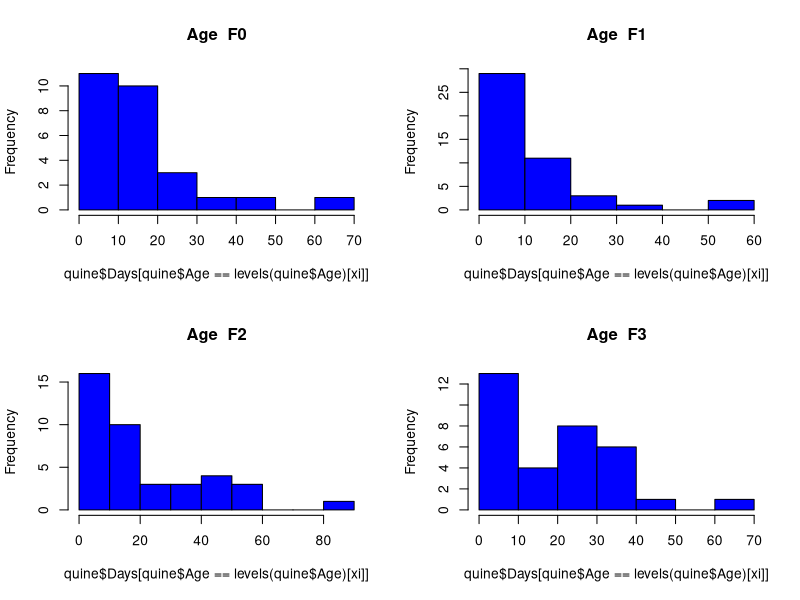
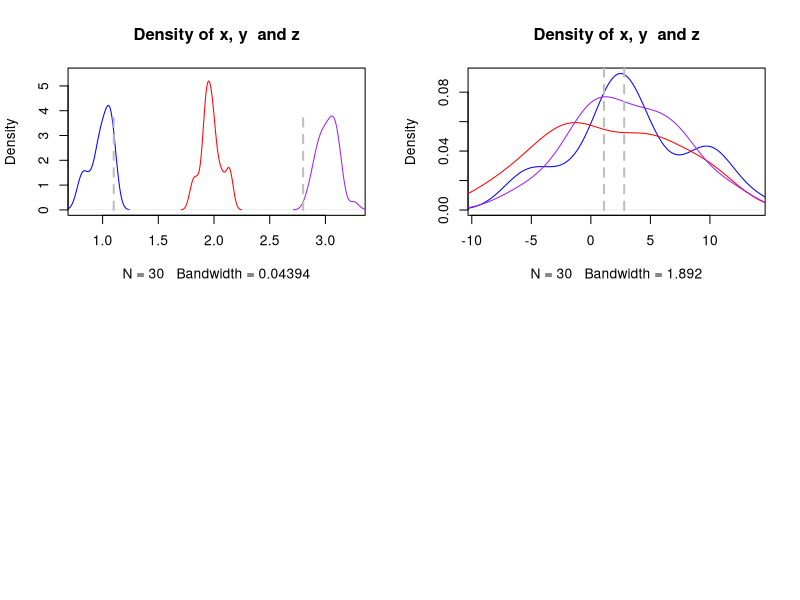
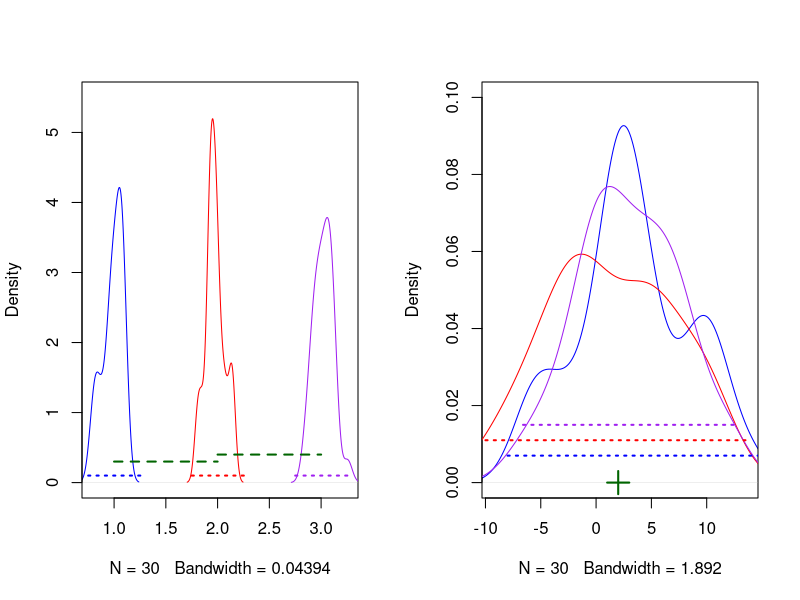

Write R code to recreate these figures, in order. (Note: this script raises an error after producing the figures.)
## ---- chunk 1
library(MASS)
data(quine)
str(quine)
# Examine how many observations you have per age group
table(quine$Age)
# Now display the data for `Days` per age group
par(mfrow = c(2, 2))
for(xi in 1:nlevels(quine$Age)) {
  hist(quine$Days[quine$Age == levels(quine$Age)[ xi]], 
       col = "blue", main = paste("Age ", levels(quine$Age)[ xi]))
}
## ---- chunk 2
set.seed(53412)
ssize <- 30
x <- rnorm(ssize, mean = 1, sd = 0.1)
y <- rnorm(ssize, mean = 2, sd = 0.1)
z <- rnorm(ssize, mean = 3, sd = 0.1)
## ---- chunk 3
mylims <- range(c(x, y, z))
plot(density(x), xlim = mylims, ylim= c(0,5.5), col = "blue", main = "Density of x, y  and z")
lines(density(y), col = "red")
lines(density(z), col = "purple")
segments(1.1, 0, 1.1, 4, lty = "dashed", lwd = 2, col = "gray")
segments(2.8, 0, 2.8, 4, lty = "dashed", lwd = 2, col = "gray")
data1 <- data.frame(x, y, z)
## ---- chunk 4
set.seed(36912)
x <- rnorm(ssize, mean = 1, sd = 5)
y <- rnorm(ssize, mean = 2, sd = 5)
z <- rnorm(ssize, mean = 3, sd = 5)
## ---- chunk 5
mylims <- range(c(x, y, z))
plot(density(x), xlim = mylims, col = "blue", main = "Density of x, y  and z")
lines(density(y), col = "red")
lines(density(z), col = "purple")
segments(1.1, 0, 1.1, 4, lty = "dashed", lwd = 2, col = "gray")
segments(2.8, 0, 2.8, 4, lty = "dashed", lwd = 2, col = "gray")
data2 <- data.frame(x, y, z)
## ---- chunk 6
par(mfrow = c(1, 2))
mydata <- data1
mylims <- range(c(mydata$x, mydata$y, mydata$z))
plot(density(mydata$x), xlim = mylims, ylim = c(0,5.5), col = "blue", main = "")
lines(density(mydata$y), col = "red")
lines(density(mydata$z), col = "purple")
segments(0.75, 0.1, 1.28, 0.1, lty = "dotted", lwd = 2, col = "blue")
segments(1.75, 0.1, 2.28, 0.1, lty = "dotted", lwd = 2, col = "red")
segments(2.75, 0.1, 3.28, 0.1, lty = "dotted", lwd = 2, col = "purple")
segments(1, 0.3, 2, 0.3, lty = "dashed", lwd = 2, col = "darkgreen")
segments(2, 0.4, 3, 0.4, lty = "dashed", lwd = 2, col = "darkgreen")


mydata <- data2
mylims <- range(c(mydata$x, mydata$y, mydata$z))
plot(density(mydata$x), xlim = mylims, col = "blue", main = "", ylim = c(0, 0.1))
lines(density(mydata$y), col = "red")
lines(density(mydata$z), col = "purple")
segments(-8, 0.007, 15, 0.007, lty = "dotted", lwd = 2, col = "blue")
segments(-10, 0.011, 13.5, 0.011, lty = "dotted", lwd = 2, col = "red")
segments(-6.6, 0.015, 12.8, 0.015, lty = "dotted", lwd = 2, col = "purple")
segments(1, 0.00, 3, 0.0, lty = "solid", lwd = 2, col = "darkgreen")
segments(2, -0.003, 2, 0.003, lwd = 2, col = "darkgreen")

## ---- chunk 7
group <- factor(rep(c("X", "Y", "Z"), each = ssize))
mydata <- data1
myvar <- c(mydata$x, mydata$y, mydata$z)
myfit <- lm(myvar ~ group)
anova(myfit)
## ---- chunk 8
mydata <- data2
myvar <- c(mydata$x, mydata$y, mydata$z)
myfit <- lm(myvar ~ group)
anova(myfit)
## ---- chunk 9
kt <- kruskal.test(myvar, group)
kt
## ---- chunk 10
catLinkTaskSection("exercises/01-Comparing-more-than-2-groups.Rmd" );
## ---- chunk 11
library(MASS)
data(quine)
str(quine)
# Examine how many observations you have per age group
table(quine$Lrn, quine$Sex)
# Now display the data in this table as a barplot
plot(quine$Lrn ~ quine$Sex)
## ---- chunk 12
set.seed(55498)
n <- 100
x1 <- rbinom(n, prob = 0.3, size = 1)
y1 <- rbinom(n, prob = 0.2, size = 1)

x2 <- x1
y2 <- rbinom(n, prob = 0.8*x2, size = 1)

## ---- chunk 13
table(x1, y1)
## ---- chunk 14
table(x2, y2)
## ---- chunk 15
table(x1, x2)
chisq.test(table(x1, y1))
## ---- chunk 16
myt <- table(x2, y2)
chisq.test(myt)
## ---- chunk 17
my.chtest <- chisq.test(myt)
my.chtest$statistic
my.chtest$p.value
my.chtest$parameter # this is the slot containing the p-value -- see ?chisq.test
## ---- chunk 18
fisher.test(table(x1, y1))
## ---- chunk 19
fisher.test(table(x2, y2))
## ---- chunk 20
fisher.test(table(x2, y2))$p.value
## ---- chunk 21
catLinkTaskSection("exercises/02-Testing-independence-in-2x2-tables.Rmd" );
## ---- chunk 22
library(MASS)
table(quine$Age, quine$Lrn)
## ---- chunk 23
set.seed(55498)
n <- 100
x1 <- rbinom(n, prob = 0.3, size = 2)
y1 <- rbinom(n, prob = 0.2, size = 1)

x2 <- x1
lp <- 0.3+2*x2/10
myprob <- exp(lp)/(1+exp(lp))
y2 <- rbinom(n, prob = myprob, size = 1)

## ---- chunk 24
table(x1, y1)
## ---- chunk 25
table(x2, y2)
## ---- chunk 26
catLinkTaskSection("exercises/03-Testing-independence-in-nx2-tables.Rmd" );
## ---- chunk 27
set.seed(56286)
true.status <- runif(100)
e1 <- rnorm(100, sd = 0.1)
res.radio <- round(true.status + e1)
res.comp <- round(true.status + e1 + rnorm(100, mean = 0.05, sd = 0.25))
res.comp[res.comp > 1] <- 1
res.radio <- factor(res.radio, labels = c("no anomaly", "anomaly"))
res.comp  <- factor(res.comp , labels = c("no anomaly", "anomaly"))
## ---- chunk 28
table(res.radio, res.comp)
## ---- chunk 29
table(res.radio, res.comp)
## ---- chunk 30
mcnemar.test(table(res.radio, res.comp))
## ---- chunk 31
catLinkTaskSection("exercises/04-Testing-symmetry-in-2x2-tables.Rmd" );
## ---- chunk 32
set.seed(3986)
nsm <- 100
nco <- 150
smoke <- c(rep("yes", nsm), rep("no", nco))
stroke <-  c(rbinom(nsm, size = 1, prob = 0.7), rbinom(nco, size = 1, prob = .3))

## ---- chunk 33
table(stroke, smoke)
## ---- chunk 34
myt <- table(stroke, smoke)
## ---- chunk 35
myt <- table(stroke, smoke)
r.stroke.smoke0 <- myt[2, 1]/colSums(myt)[1]
r.stroke.smoke0
## ---- chunk 36
r.stroke.smoke1 <- myt[2, 2]/colSums(myt)[2]
r.stroke.smoke1
## ---- chunk 37
rr <- r.stroke.smoke1/r.stroke.smoke0
round(rr, 4)
## ---- chunk 38
catLinkTaskSection("exercises/05-relative-risk.Rmd" );
## ---- chunk 39
or <- (myt[2, 2] * myt[1, 1]) / (myt[1, 2] * myt[2, 1])
## ---- chunk 40
catLinkTaskSection("exercises/06-odds-ratio.Rmd" );
## ---- chunk 41
lgfit <- glm(stroke ~ smoke, family = binomial)
summary(lgfit)
sfit <- summary(lgfit)$coef
## ---- chunk 42
# Include computation of or using smoke, stroke
log(or)
## ---- chunk 43
exp(sfit[2, 1])
or
## ---- chunk 44
confint(lgfit, 2)
## ---- chunk 45
exp(confint(lgfit, 2))
## ---- chunk 46
lgfit <- glm(stroke ~ smoke, family = poisson)
summary(lgfit)
sfit <- summary(lgfit)$coef
## ---- chunk 47
log(rr)
## ---- chunk 48
exp(sfit[2, 1])
rr
## ---- chunk 49
confint(lgfit, 2)
## ---- chunk 50
catLinkTaskSection("exercises/07-Poisson-regression.Rmd" );
## ---- chunk 51
library(MASS)
# Examine how many observations you have per age group
table(quine$Lrn, quine$Sex)
mytable <- table(quine$Lrn, quine$Sex)
## ---- chunk 52
fisher.test(mytable)
## ---- chunk 53
library(statmod)
power.fisher.test(p1  = 40/83, p2 = 40/63, n1 = 83, n2 = 63)
## ---- chunk 54
power.fisher.test(p1  = 40/83, p2 = 40/63, n1 = 83*2, n2 = 63*2)
## ---- chunk 55
sr <- seq(from = 1, to = 2.5, by = 0.1)
powerv <- NULL
for(xi in 1:length(sr)){ 
  powerv <- c(powerv, power.fisher.test(p1  = 40/83, 
              p2 = 40/63, 
              n1 = floor(83*sr[xi]), 
              n2 = floor(63*sr[xi])))
}
## ---- chunk 56
plot(sr, powerv, pch = 20, col = "blue", main = "Power Fisher exact test", 
     xlab = "factor multiplying both marginal counts", ylab = "estimated power")
## ---- chunk 57
min(sr[ powerv >= 0.8 ]*83)
## ---- chunk 58
min(sr[ powerv >= 0.8 ]*63)
## ---- chunk 59
min(sr[ powerv >= 0.8 ]*83) + min(sr[ powerv >= 0.8 ]*63)
## ---- chunk 60
catLinkTaskSection("exercises/08-power-analysis-Fisher-test.Rmd" );
## ---- chunk 61
chisq.test(mytable)
chisq.stat <- chisq.test(mytable)$stat
## ---- chunk 62
eff.size <- sqrt(chisq.stat/sum(mytable))
## ---- chunk 63
library(pwr)
pwr.chisq.test(w = eff.size, df = 1, power = 0.8)
## ---- chunk 64
catLinkTaskSection("exercises/09-power-analysis-chi-square-test.Rmd" );
